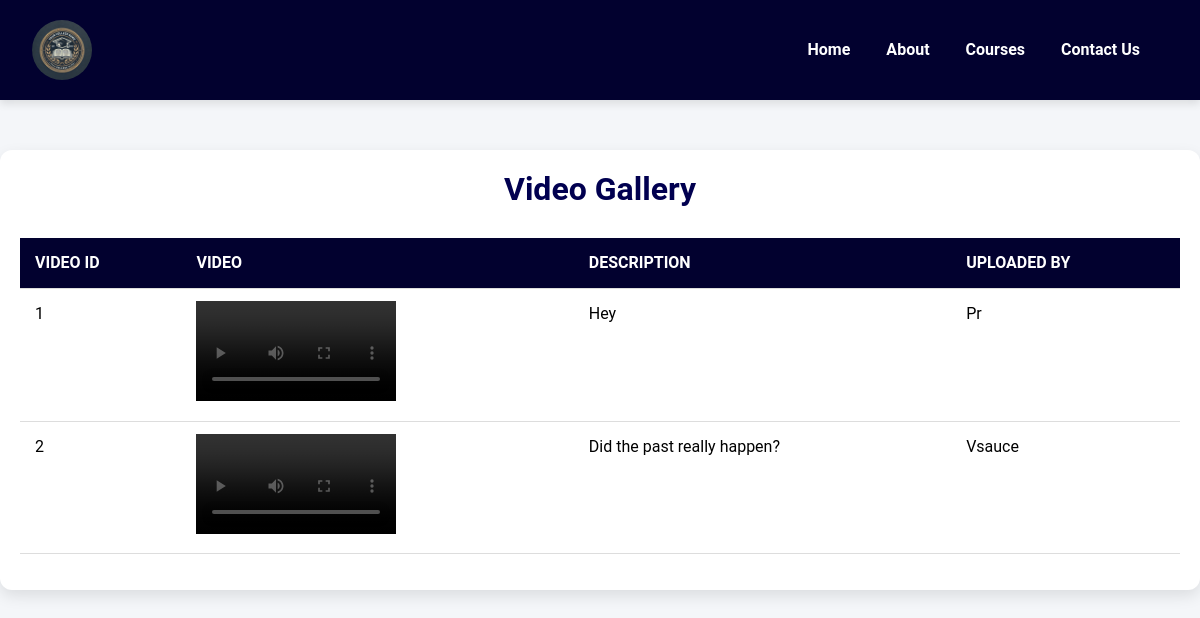
Page /show_videos/ on the committed database.
### dbms/models.py (models this page shows, shortened)
class VideoGallery(models.Model):
    id = models.AutoField(primary_key=True)
    video_url = models.CharField(max_length=255)
    description = models.TextField()
    uploaded_by = models.CharField(max_length=100)

### dbms/views.py (the view)
# urls.py: path('show_videos/', show_videos, name='show_videos'),
def show_videos(request):
    videos = VideoGallery.objects.all()  # Fetch all ticker records
    context = {
        'videos': videos,
    }
    return render(request, 'show_videos.html', context)

### templates/show_videos.html (shortened to what this page needs)
{%load static%}
<!DOCTYPE html>
<html lang="en">
<head>
    <link rel="stylesheet" href="https://cdn.jsdelivr.net/npm/bootstrap@5.3.3/dist/css/bootstrap.min.css" />
    <link rel="stylesheet" href="https://cdn.jsdelivr.net/npm/bootstrap@5.3.3/dist/css/bootstrap.min.css" />
    <link rel="stylesheet" href="{% static 'lib.css' %}" />
</head>
<body>
    <nav class="navbar navbar-expand-lg">
        <div class="container-fluid">
            <a class="navbar-brand" href="#">
                <img src="{% static 'images/logo.png' %}" alt="College Logo" />
            </a>
            <div class="collapse navbar-collapse" id="navbarNav">
                <ul class="navbar-nav ms-auto">
                    <li class="nav-item">
                        <a class="nav-link" href="{% url 'home' %}"> <b>Home</b></a>
                    </li>
                    <li class="nav-item">
                        <a class="nav-link" href="{% url 'about' %}"> <b>About</b></a>
                    </li>
                    <li class="nav-item">
                        <a class="nav-link" href="{% url 'show_courses' %}"> <b>Courses</b></a>
                    </li>
                    <li class="nav-item">
                        <a class="nav-link" href="{% url 'contact' %}"> <b>Contact Us</b></a>
                    </li>
                </ul>
            </div>
        </div>
    </nav>
    <div class="container">
        <h2>Video Gallery</h2>
        <table class="table">
            <thead>
                <tr>
                    <th>Video ID</th>
                    <th>Video</th>
                    <th>Description</th>
                    <th>Uploaded By</th>
                </tr>
            </thead>
            <tbody>
                {% for video in videos %}
                <tr>
                    <td>{{ video.id }}</td>
                    <td><video width="200" controls>
                        <source src="{{ video.video_url }}" type="video/mp4">
                    </video></td>
                    <td>{{ video.description }}</td>
                    <td>{{ video.uploaded_by }}</td>
                </tr>
                {% endfor %}
            </tbody>
        </table>
    </div>
</body>
</html>

### dbms/static/lib.css (style rules this page uses)
*, *::before, *::after { box-sizing: border-box; margin: 0; padding: 0; }
body { background-color: #f4f6f9; font-family: "Roboto", sans-serif; color: #333; line-height: 1.6; font-size: 16px; }
.navbar { background-color: #02012f; padding: 15px 20px; box-shadow: 0 4px 8px rgba(0, 0, 0, 0.1); }
.navbar-brand { display: flex; align-items: center; }
.navbar-brand img { height: 60px; border-radius: 50%; margin-right: 10px; }
.nav-link { color: #ffffff !important; margin-right: 20px; font-size: 1rem; font-weight: 500; transition: color 0.3s ease; }

### templates/show_videos.html (style rules this page uses)
.container { max-width: 1200px; margin: 50px auto; padding: 20px; background-color: #ffffff; border-radius: 12px; box-shadow: 0 6px 15px rgba(0, 0, 0, 0.1); }
.table { width: 100%; border-collapse: collapse; margin-top: 20px; text-align: left; background-color: #f4f6f9; }
.table th, .table td { padding: 12px 15px; border-bottom: 1px solid #ddd; }
.table th { background-color: #02012f; color: #ffffff; font-weight: 700; text-transform: uppercase; }
.table tbody tr:nth-child(even) { background-color: #f9f9f9; }
h2 { text-align: center; color: #010050; font-size: 2rem; margin-bottom: 30px; font-weight: 600; }

### rows in the picture
VideoGallery: id "1", description "Hey", uploaded_by "Pr"
VideoGallery: id "2", description "Did the past really happen?", uploaded_by "Vsauce"
